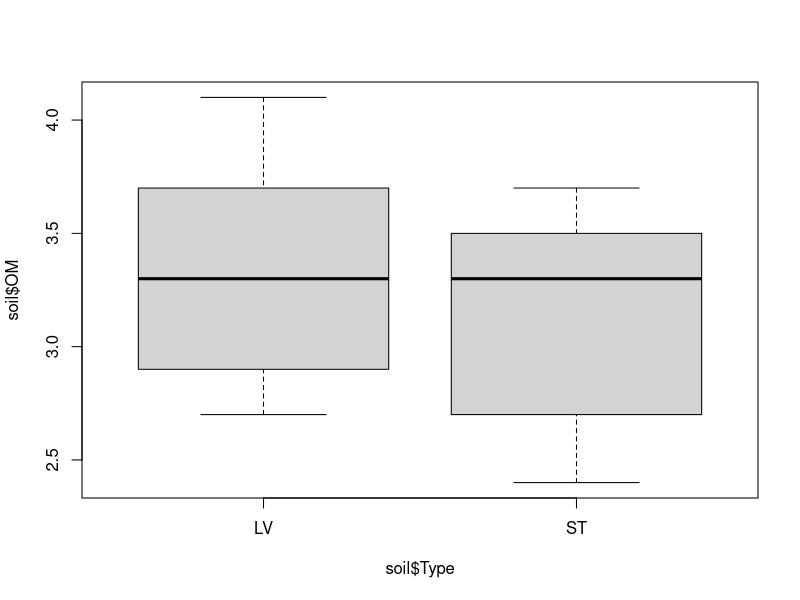
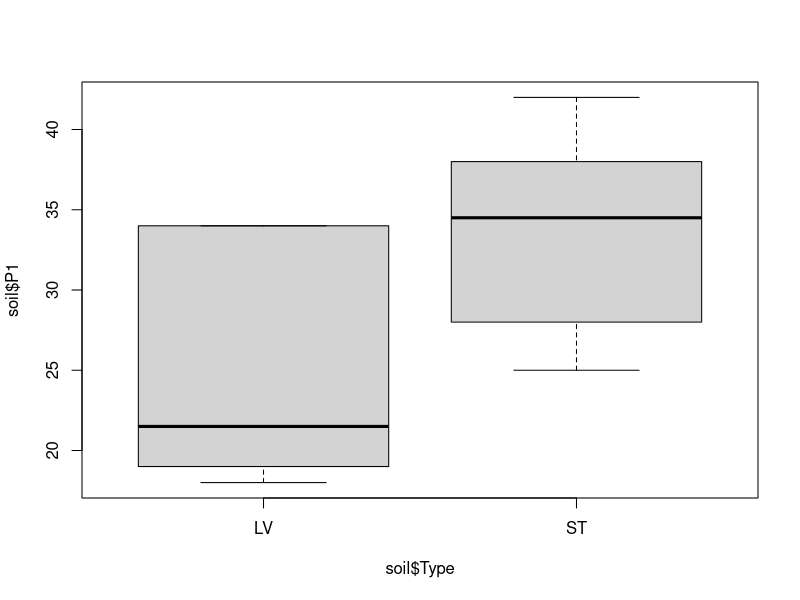
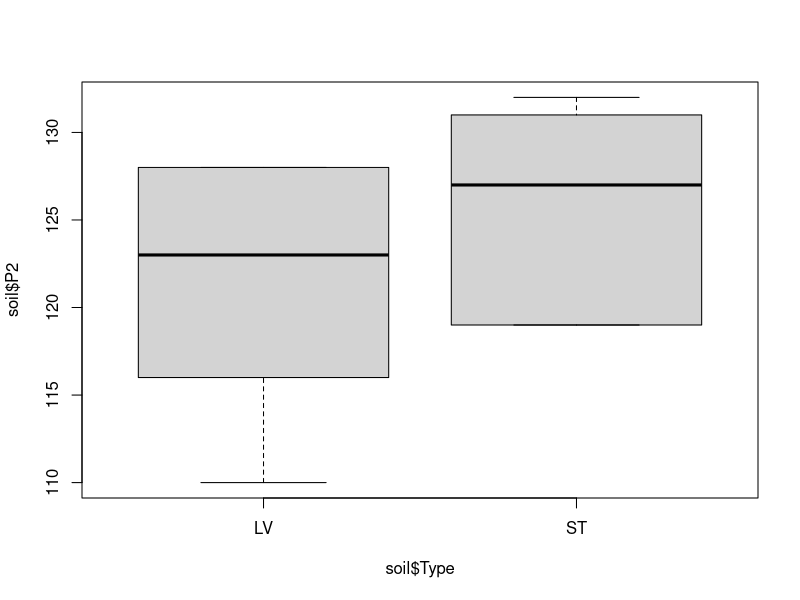
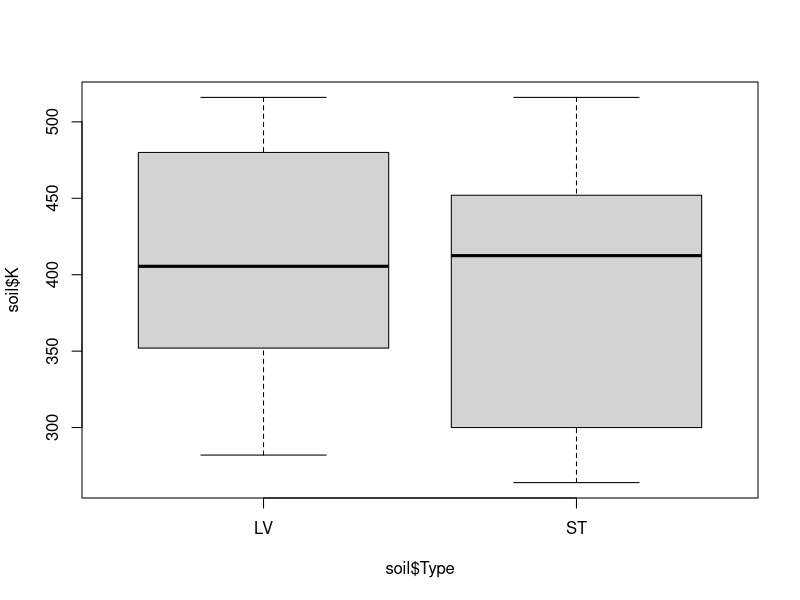
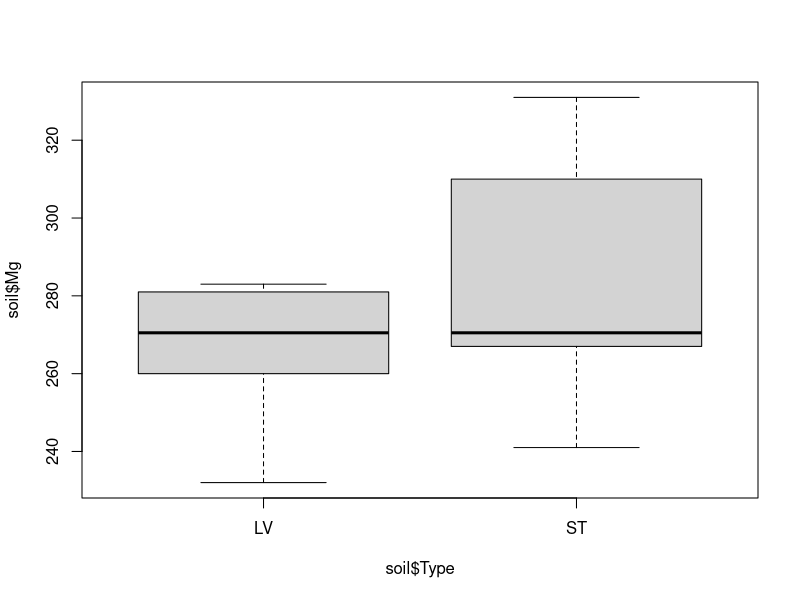
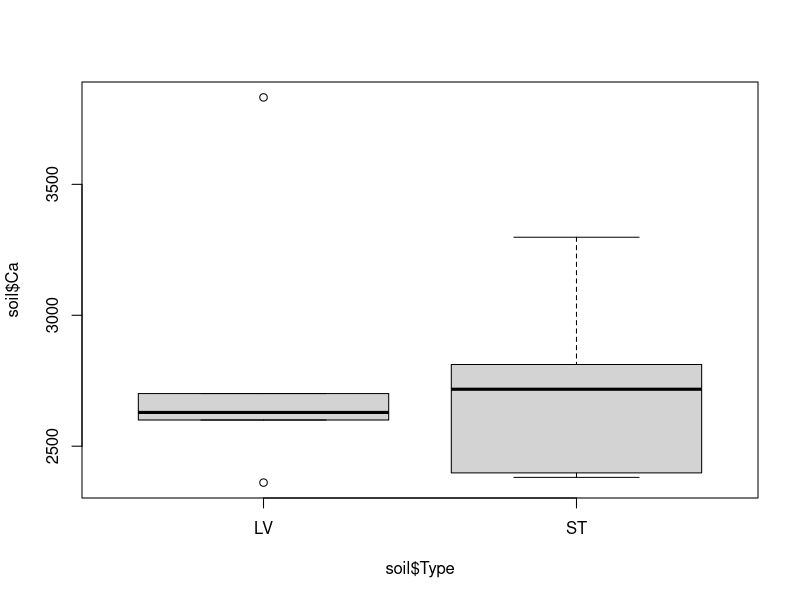
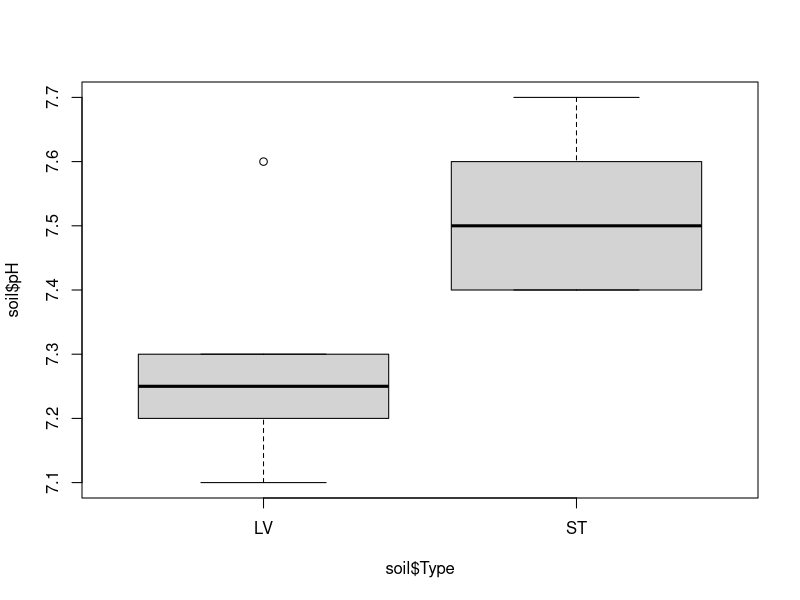
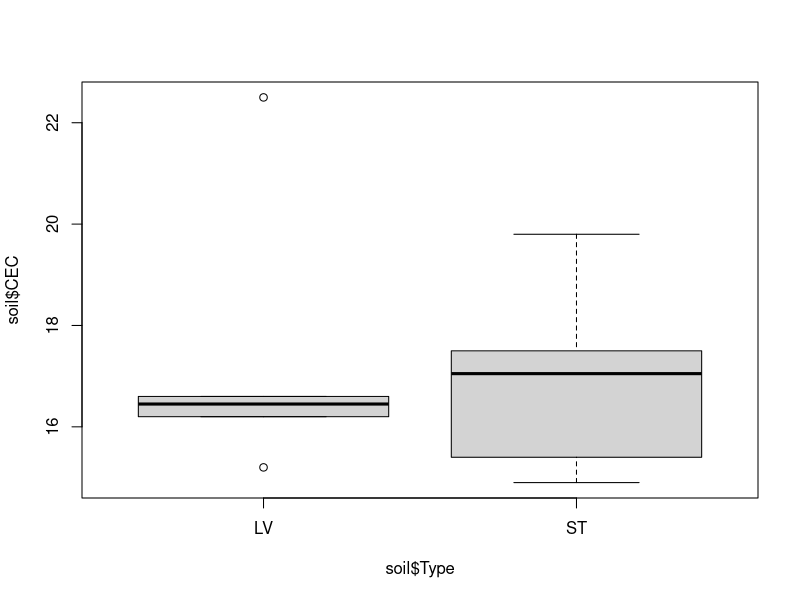

Reproduce these figures in R, in order.
################################################################
#Code to analyze soil nutrient data
#AC 190207
################################################################

setwd("C:/Users/A02268715/Box Sync/PSFcoexist/R/PSFcoexist")
setwd("C:/Users/yyach/Box Sync/PSFcoexist/R/PSFcoexist")
library(car)

#Data import and viz-----------------------------
soil <- read.csv("./data/Midwest labs soil analysis 190205.csv")

#Visualization: LV vs. ST
boxplot(soil$OM~soil$Type)#live slightly higher
boxplot(soil$P1~soil$Type)#sterile slightly higher
boxplot(soil$P2~soil$Type)#sterile slightly higher
boxplot(soil$K~soil$Type)#same
boxplot(soil$Mg~soil$Type)#sterile slightly higher
boxplot(soil$Ca~soil$Type)#same
boxplot(soil$pH~soil$Type)#sterile slightly higher
boxplot(soil$CEC~soil$Type)#same
boxplot(soil$Nitrate~soil$Type)#live higher

#Visualization: Source
boxplot(soil$OM~soil$Source)#BARE and BULK lower than under plants
boxplot(soil$P1~soil$Source)#Higher under grasses
boxplot(soil$P2~soil$Source)#lowest under POSE
boxplot(soil$K~soil$Source)#BARE and BULK lower than under plants
boxplot(soil$Mg~soil$Source)#BARE and BULK higher than under plants
boxplot(soil$Ca~soil$Source)#much higher under bulk than others
boxplot(soil$pH~soil$Source)#same
boxplot(soil$CEC~soil$Source)#much higher under bulk than others
boxplot(soil$Nitrate~soil$Source)#same except for PSSP outlier

#Quick stats Live vs. Sterile soil---------------------------
#Organic Matter
m.OM<-lm(OM~Type,data=soil)
qqPlot(m.OM$residuals)
summary(m.OM)#No diff

#P1
m.P1<-lm(P1~Type,data=soil)
qqPlot(m.P1$residuals)
summary(m.P1)#p=0.0506 ST higher

#P2
m.P2<-lm(P2~Type,data=soil)
qqPlot(m.P2$residuals)
summary(m.P2)#No diff

#K
m.K<-lm(K~Type,data=soil)
qqPlot(m.K$residuals)
summary(m.K)#No diff

#Mg
m.Mg<-lm(Mg~Type,data=soil)
qqPlot(m.Mg$residuals)
summary(m.Mg)#No diff

#Ca
m.Ca<-lm(Ca~Type,data=soil)
qqPlot(m.Ca$residuals)#not great
summary(m.Ca)#No diff
#Try transformation
hist(soil$Ca)
hist(log(soil$Ca))#not sure if better
m.logCa<-lm(log(Ca)~Type,data=soil)
qqPlot(m.logCa$residuals)#slightly better
summary(m.logCa)#Still no diff

#pH
m.pH<-lm(pH~Type,data=soil)
qqPlot(m.pH$residuals)
summary(m.pH)#Significantly higher pH in ST (p=0.02)

#CEC
m.CEC<-lm(CEC~Type,data=soil)
qqPlot(m.CEC$residuals)
summary(m.CEC)#No diff

#Nitrate
m.N<-lm(Nitrate~Type,data=soil)
qqPlot(m.N$residuals)#not good (one outlier)
summary(m.N)#ST lower nitrate p=0.0003
#Try transformation
hist(soil$Nitrate)
hist(log(soil$Nitrate))
m.logN<-lm(log(Nitrate)~Type,data=soil)
qqPlot(m.logN$residuals)#fine
summary(m.logN)#ST lower nitrate p<0.0001
#where's the outlier?
soil[which(soil$Nitrate>10),]#The PSSP-LV sample 18ppm
#compare with corresponding ST sample
soil[which(soil$Source=="PSSP"),]#corresponding ST has only 2ppm??

